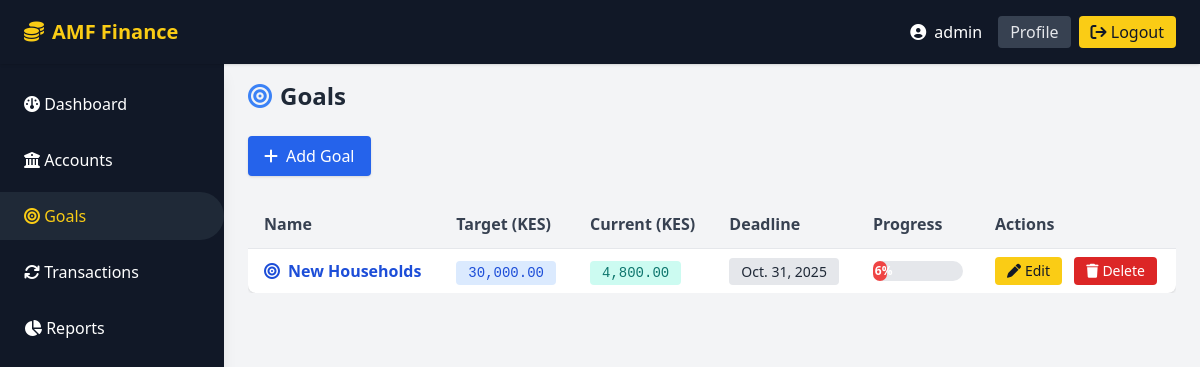
/goals/ (signed in), run on the app's committed database.
### finance/models.py (models this page shows, shortened)
class Goal(models.Model):
    account = models.ForeignKey(Account, on_delete=models.CASCADE, related_name='goals')
    name = models.CharField(max_length=100)
    target_amount = models.DecimalField(max_digits=12, decimal_places=2)
    current_amount = models.DecimalField(max_digits=12, decimal_places=2, default=0)
    deadline = models.DateField()
    created_at = models.DateTimeField(auto_now_add=True)
    @property
    def progress_percent(self):
        if self.target_amount > 0:
            return min(100, (self.current_amount / self.target_amount) * 100)
        return 0

### finance/views.py (the view)
# urls.py: path('goals/', views.goal_list, name='goal-list'),
@login_required
def goal_list(request):
    goals = Goal.objects.filter(account__user=request.user)
    return render(request, 'goal/goal_list.html', {'goals': goals})

### finance/templates/goal/goal_list.html (shortened to what this page needs)
{% extends "base.html" %}
{% load humanize %}
{% block content %}
<h2 class="text-2xl font-bold text-gray-800 mb-6 flex items-center gap-2">
    <i class="fa-solid fa-bullseye text-blue-500"></i> Goals
</h2>
<a href="{% url 'goal-create' %}" class="inline-flex items-center px-4 py-2 bg-blue-600 text-white rounded hover:bg-blue-500 transition mb-6 shadow">
    <i class="fa-solid fa-plus mr-2"></i> Add Goal
</a>
<div class="overflow-x-auto">
    <table class="min-w-full bg-white rounded-lg shadow">
        <thead class="bg-gray-100">
            <tr>
                <th class="py-3 px-4 text-left font-semibold text-gray-700">Name</th>
                <th class="py-3 px-4 text-left font-semibold text-gray-700">Target (KES)</th>
                <th class="py-3 px-4 text-left font-semibold text-gray-700">Current (KES)</th>
                <th class="py-3 px-4 text-left font-semibold text-gray-700">Deadline</th>
                <th class="py-3 px-4 text-left font-semibold text-gray-700">Progress</th>
                <th class="py-3 px-4 text-left font-semibold text-gray-700">Actions</th>
            </tr>
        </thead>
        <tbody>
        {% for goal in goals %}
        <tr class="border-t">
            <td class="py-2 px-4">
                <a href="{% url 'goal-detail' goal.pk %}" class="font-bold text-blue-700 hover:underline flex items-center gap-2">
                    <i class="fa-solid fa-bullseye text-success"></i> {{ goal.name }}
                </a>
            </td>
            <td class="py-2 px-4">
                <span class="bg-blue-100 text-blue-700 px-3 py-1 rounded text-sm font-mono">{{ goal.target_amount|floatformat:2|intcomma }}</span>
            </td>
            <td class="py-2 px-4">
                <span class="bg-teal-100 text-teal-700 px-3 py-1 rounded text-sm font-mono">{{ goal.current_amount|floatformat:2|intcomma }}</span>
            </td>
            <td class="py-2 px-4">
                <span class="bg-gray-200 text-gray-800 px-3 py-1 rounded text-sm">{{ goal.deadline }}</span>
            </td>
            <td class="py-2 px-4 min-w-[120px]">
                <div class="w-full bg-gray-200 rounded-full h-5 flex items-center">
                    <div
                        class="h-5 rounded-full flex items-center justify-center font-semibold text-xs
                        {% if goal.progress_percent == 100 %}bg-green-500 text-white
                        {% elif goal.progress_percent > 60 %}bg-blue-400 text-white
                        {% elif goal.progress_percent > 30 %}bg-yellow-400 text-gray-900
                        {% else %}bg-red-500 text-white{% endif %}"
                        style="width: {{ goal.progress_percent|floatformat:0 }}%;"
                        aria-valuenow="{{ goal.progress_percent|floatformat:0 }}"
                        aria-valuemin="0"
                        aria-valuemax="100"
                    >
                        {{ goal.progress_percent|floatformat:0 }}%
                    </div>
                </div>
            </td>
            <td class="py-2 px-4">
                <a href="{% url 'goal-update' goal.pk %}" class="inline-flex items-center bg-yellow-400 text-gray-900 px-3 py-1 rounded hover:bg-yellow-300 transition mr-2 text-sm">
                    <i class="fa-solid fa-pen mr-1"></i> Edit
                </a>
                <a href="{% url 'goal-delete' goal.pk %}" class="inline-flex items-center bg-red-600 text-white px-3 py-1 rounded hover:bg-red-500 transition text-sm">
                    <i class="fa-solid fa-trash mr-1"></i> Delete
                </a>
            </td>
        </tr>
        {% empty %}
        <tr>
            <td colspan="6" class="text-center text-gray-400 py-6 italic">No goals yet.</td>
        </tr>
        {% endfor %}
        </tbody>
    </table>
</div>
{% endblock %}

### finance/templates/base.html (shortened to what this page needs)
<!DOCTYPE html>
<html lang="en">
<head>
    <script src="https://cdn.tailwindcss.com"></script>
    <link rel="stylesheet" href="https://cdnjs.cloudflare.com/ajax/libs/font-awesome/6.4.2/css/all.min.css">
</head>
<body class="bg-gray-100 min-h-screen overflow-hidden">
    <header class="fixed top-0 left-0 w-full h-16 bg-gray-900 text-white flex items-center z-50 shadow">
        <div class="flex items-center h-full px-6">
            <a href="{% url 'dashboard' %}" class="text-yellow-400 font-bold text-xl flex items-center gap-2">
                <i class="fa-solid fa-coins"></i> <span class="hidden sm:inline">AMF Finance</span>
            </a>
        </div>
        <div class="ml-auto flex items-center h-full px-6">
            {% if user.is_authenticated %}
                <span class="mr-4 flex items-center"><i class="fa-solid fa-user-circle mr-2"></i> {{ user.username }}</span>
                <a href="{% url 'profile' %}" class="mr-2 py-1 px-3 bg-gray-700 rounded text-gray-200 hover:bg-yellow-400 hover:text-gray-900 transition">Profile</a>
                <form action="{% url 'logout' %}" method="post" class="inline-block">
                    <button type="submit" class="py-1 px-3 bg-yellow-400 text-gray-900 rounded hover:bg-yellow-300 transition">
                        <i class="fa-solid fa-arrow-right-from-bracket"></i> Logout
                    </button>
                </form>
            {% else %}
                <a class="py-1 px-3 bg-green-600 text-white rounded hover:bg-green-500 transition" href="{% url 'login' %}">
                    <i class="fa-solid fa-sign-in-alt"></i> Login
                </a>
            {% endif %}
        </div>
    </header>
    <aside class="fixed top-16 left-0 h-[calc(100vh-4rem)] w-56 bg-gray-900 text-white z-40 flex flex-col shadow-lg">
        <nav class="flex-1 mt-4">
            <ul class="space-y-2">
                <li>
                    <a href="{% url 'dashboard' %}" class="block px-6 py-3 rounded-r-full transition
                        {% if request.resolver_match.url_name == 'dashboard' %}bg-gray-800 text-yellow-400{% else %}hover:bg-gray-800 hover:text-yellow-400{% endif %}">
                        <i class="fa-solid fa-gauge"></i> Dashboard
                    </a>
                </li>
                <li>
                    <a href="{% url 'account-list' %}" class="block px-6 py-3 rounded-r-full transition
                        {% if request.resolver_match.url_name == 'account-list' %}bg-gray-800 text-yellow-400{% else %}hover:bg-gray-800 hover:text-yellow-400{% endif %}">
                        <i class="fa-solid fa-building-columns"></i> Accounts
                    </a>
                </li>
                <li>
                    <a href="{% url 'goal-list' %}" class="block px-6 py-3 rounded-r-full transition
                        {% if request.resolver_match.url_name == 'goal-list' %}bg-gray-800 text-yellow-400{% else %}hover:bg-gray-800 hover:text-yellow-400{% endif %}">
                        <i class="fa-solid fa-bullseye"></i> Goals
                    </a>
                </li>
                <li>
                    <a href="{% url 'transaction-list' %}" class="block px-6 py-3 rounded-r-full transition
                        {% if request.resolver_match.url_name == 'transaction-list' %}bg-gray-800 text-yellow-400{% else %}hover:bg-gray-800 hover:text-yellow-400{% endif %}">
                        <i class="fa-solid fa-arrows-rotate"></i> Transactions
                    </a>
                </li>
                <li>
                    <a href="{% url 'reports' %}" class="block px-6 py-3 rounded-r-full transition
                        {% if request.resolver_match.url_name == 'reports' %}bg-gray-800 text-yellow-400{% else %}hover:bg-gray-800 hover:text-yellow-400{% endif %}">
                        <i class="fa-solid fa-chart-pie"></i> Reports
                    </a>
                </li>
            </ul>
        </nav>
    </aside>
    <main class="ml-56 pt-20 px-6 h-[calc(100vh-4rem)] overflow-y-auto">
        <div class="max-w-7xl mx-auto">
            {% block content %}
            {% endblock %}
        </div>
    </main>
</body>
</html>

### data on the page
Goal: name "New Households", target_amount "30,000.00", current_amount "4,800.00", deadline "Oct. 31, 2025", progress_percent "16"

### other printed values
{{ user.username }} "admin"
